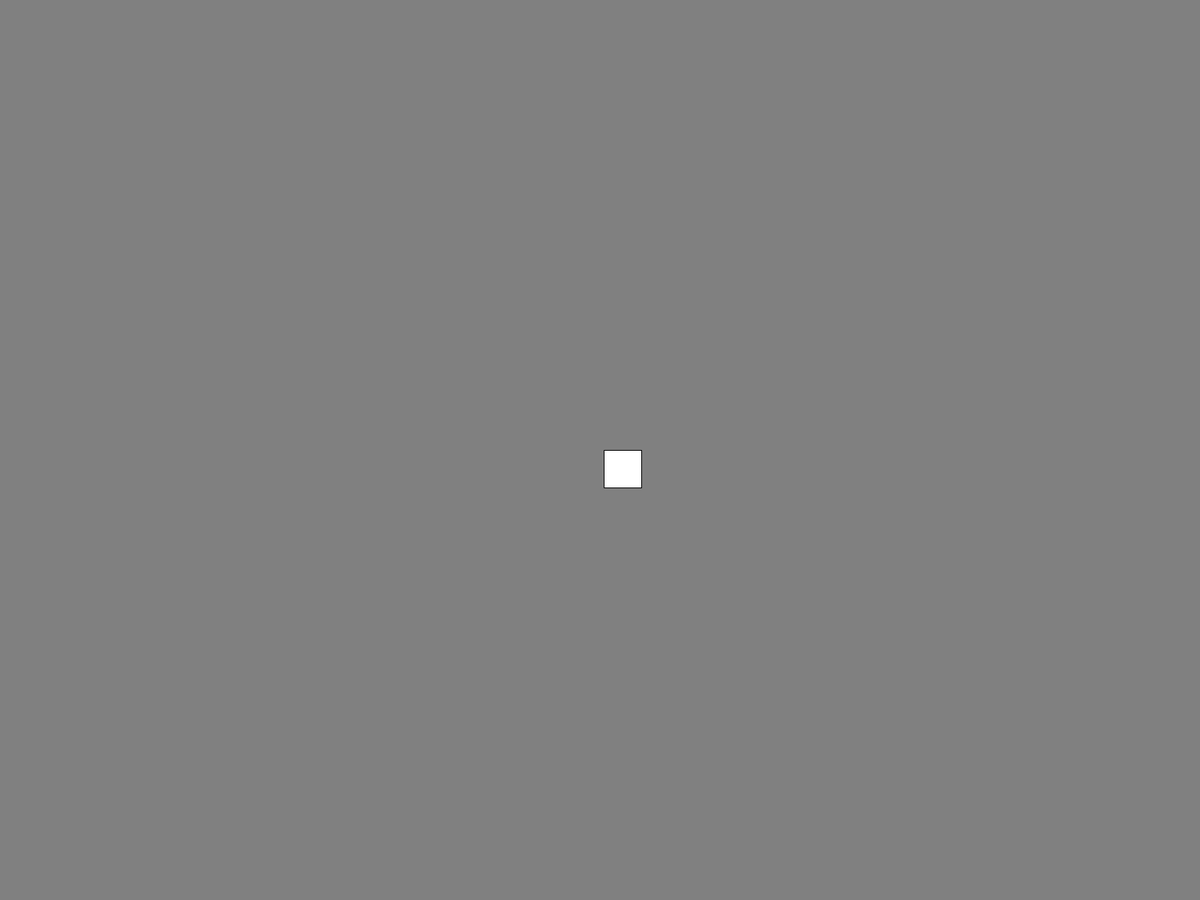
Frame 1 (no input)
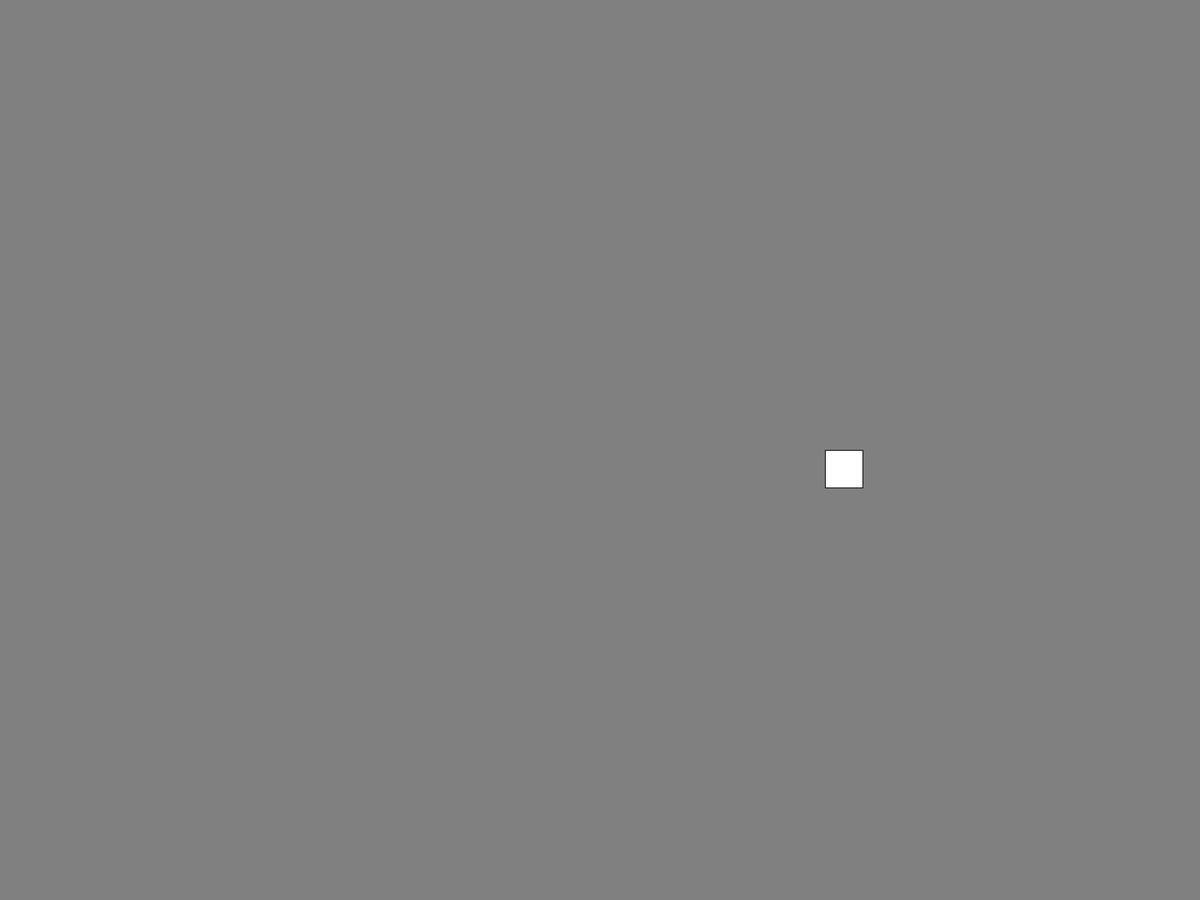
Frame 60 (the mouse pressed at the canvas centre just before this capture)
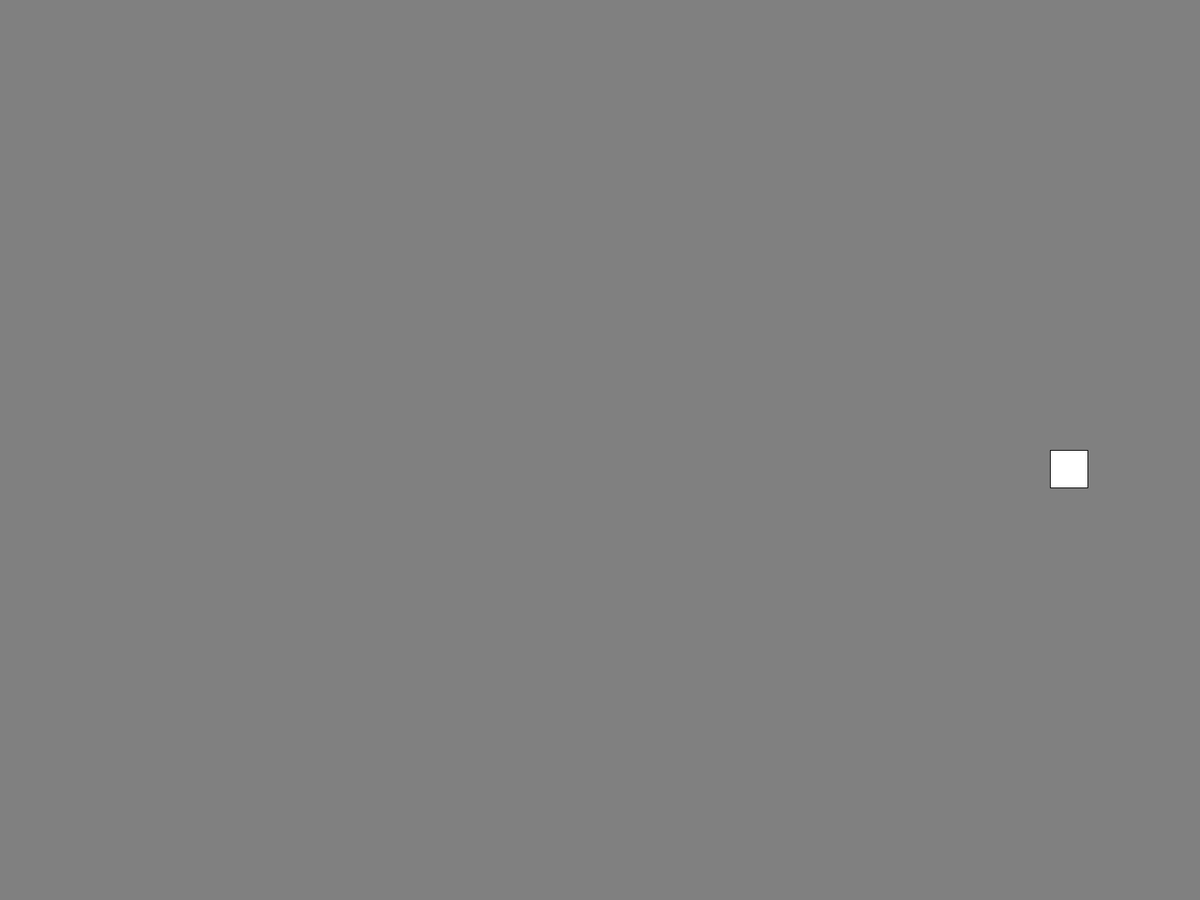
Frame 120 (the mouse held since frame 60 and released just before this capture)

The Processing sketch that drew these frames (run headless with seeded random() and noise(); from frame 60 on, the mouse is pressed at the canvas centre):

// Processing sketch: Ex_2
// ── Ex_2.pde
void settings() {
    // creates a full screen window
    fullScreen();
}

// global variables
float xPos, yPos;
float startXPos;
void setup() {
    startXPos = width/2;
    xPos = startXPos;
    yPos = height/2;
}

void draw() {
    // draws background over each frame to avoid overlap
    background(128, 128, 128);
    xPos += 5;

    if (xPos > width) {
        xPos = startXPos;
    }

    rect(xPos, yPos, 50, 50);
}
